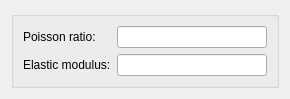
<?xml version="1.0" encoding="UTF-8"?>
<ui version="4.0">
 <class>Material</class>
 <widget class="QDialog" name="Material">
  <property name="geometry">
   <rect>
    <x>0</x>
    <y>0</y>
    <width>279</width>
    <height>86</height>
   </rect>
  </property>
  <property name="windowTitle">
   <string>Material</string>
  </property>
  <layout class="QGridLayout" name="gridLayout">
   <item row="0" column="0">
    <widget class="QGroupBox" name="group">
     <property name="font">
      <font>
       <bold>true</bold>
      </font>
     </property>
     <property name="title">
      <string/>
     </property>
     <layout class="QGridLayout" name="gridLayout_5">
      <item row="1" column="0">
       <widget class="QLabel" name="label_poisson_ratio">
        <property name="font">
         <font>
          <bold>false</bold>
         </font>
        </property>
        <property name="text">
         <string>Elastic modulus:</string>
        </property>
       </widget>
      </item>
      <item row="0" column="0">
       <widget class="QLabel" name="label_elastic_modulus">
        <property name="font">
         <font>
          <bold>false</bold>
         </font>
        </property>
        <property name="text">
         <string>Poisson ratio:</string>
        </property>
       </widget>
      </item>
      <item row="0" column="1">
       <widget class="QLineEdit" name="edit_poisson_ratio">
        <property name="minimumSize">
         <size>
          <width>150</width>
          <height>0</height>
         </size>
        </property>
        <property name="font">
         <font>
          <bold>false</bold>
         </font>
        </property>
       </widget>
      </item>
      <item row="1" column="1">
       <widget class="QLineEdit" name="edit_elastic_modulus">
        <property name="minimumSize">
         <size>
          <width>150</width>
          <height>0</height>
         </size>
        </property>
        <property name="font">
         <font>
          <bold>false</bold>
         </font>
        </property>
       </widget>
      </item>
     </layout>
    </widget>
   </item>
  </layout>
 </widget>
 <resources/>
 <connections/>
</ui>
